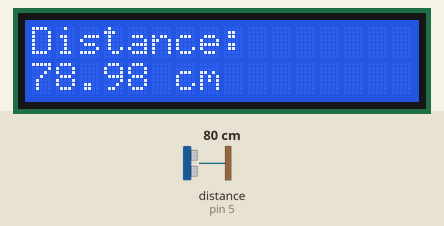
A sketch run on a simulated Arduino Uno, built with avr-gcc and run on an emulated ATmega328P. On the bench: 16×2 character LCD. Wiring (inferred from the names in the program): ultrasonic range finder: trigger pin 6; echo pin 5. The test bench sets the inputs (shaded band); at power-on: distance to the obstacle (sensor on pin 5) 80 cm. The echo pulse lasts 58.3 µs per cm; no radio packets arrive unless stated; what the sketch prints to the serial monitor is not drawn.

Above: at 1.2 s.
1.3 s: distance to the obstacle (sensor on pin 5) set to 120 cm
At 3.1 s:
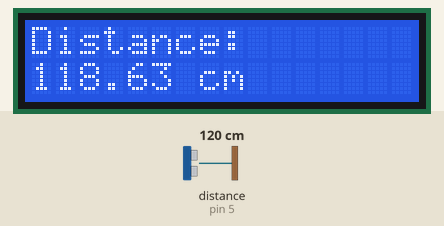
4.8 s: distance to the obstacle (sensor on pin 5) set to 2 cm
At 6.2 s:
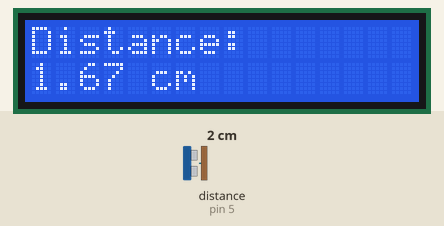
6.9 s: distance to the obstacle (sensor on pin 5) set to 4 cm
At 7.9 s:
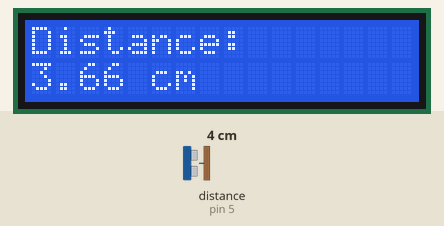
Timing chart, 0 to 9.9 s (numbered marks = the images above; inputs shaded):
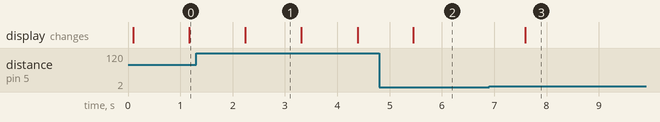

The sketch:

lora_ldr_receiver.ino
```cpp
#include <SPI.h>
#include <LoRa.h>
#include <LiquidCrystal.h>

// LoRa module pin definitions
#define ss 10
#define rst 9
#define dio0 2

// LCD pin connections
const int rs = 7, en = 8, d4 = 9, d5 = 10, d6 = 11, d7 = 12;

// Ultrasonic sensor pins
#define trigPin 6
#define echoPin 5

// Initialize the LCD (16 columns and 2 rows)
LiquidCrystal lcd(rs, en, d4, d5, d6, d7);

void setup() {
  // Initialize Serial Monitor
  Serial.begin(115200);
  while (!Serial);
  Serial.println("LoRa Sender");

  // Initialize LoRa module
  LoRa.setPins(ss, rst, dio0);

  // Initialize LoRa frequency (adjust according to your location)
  while (!LoRa.begin(866E6)) { // 866 MHz for Europe
    Serial.print(".");
    delay(500);
  }

  // Set sync word to avoid interference with other LoRa networks
  LoRa.setSyncWord(0xF3);
  Serial.println("LoRa Initializing OK!");

  // Initialize the LCD
  lcd.begin(16, 2);
  lcd.setCursor(0, 0);
  lcd.print("Measuring...");

  // Set pin modes for the ultrasonic sensor
  pinMode(trigPin, OUTPUT);
  pinMode(echoPin, INPUT);
}

void loop() {
  // Measure distance using the ultrasonic sensor
  long duration;
  float distance;

  // Send a trigger pulse
  digitalWrite(trigPin, LOW);
  delayMicroseconds(2);
  digitalWrite(trigPin, HIGH);
  delayMicroseconds(10);
  digitalWrite(trigPin, LOW);

  // Read the echo time
  duration = pulseIn(echoPin, HIGH);

  // Calculate distance in centimeters
  distance = duration * 0.034 / 2;

  // Print distance to Serial Monitor
  Serial.print("Distance: ");
  Serial.print(distance, 2);
  Serial.println(" cm");

  // Display distance on the LCD
  lcd.clear();
  lcd.setCursor(0, 0);
  lcd.print("Distance:");
  lcd.setCursor(0, 1);
  lcd.print(distance, 2);
  lcd.print(" cm");

  // Send the distance via LoRa
  LoRa.beginPacket();
  LoRa.print("Distance: ");
  LoRa.print(distance, 2); // Send distance with two decimal places
  LoRa.println(" cm");
  LoRa.endPacket();

  // Add a small delay between measurements
  delay(1000);
}
```

STM32_square_PROGRAMING.c
```cpp
//#include <stdio.h>
//#define square(x) ((x)*(x))
//
//int main()
//{
//    int x=5;
//    printf("x: %d square of x: %d",x,square(x));
//    return 0;
//}
```

STM32._print_nm.c
```cpp
#include<stdio.h>

 #define santanu printf("SANTANU");

 int main()
 {
     santanu;
 }
```

TASK.c
```cpp
// Task 1.Create Car structure globally consisting of Model, colour and price and print on the screen.


// #include <stdio.h>
// struct Car {
//     char model[30];
//     char color[15];
//     int seats;
//     double price;
// };
// struct Car car = {"Honda Civic", "Blue", 4, 22000.00};

// void printCarDetails() {
//     printf("Car Details:\n");
//     printf("Model: %s\n", car.model);
//     printf("Color: %s\n", car.color);
//     printf("Seats: %d\n",car.seats);
//     printf("Price: $%.2lf\n", car.price);
// }

// int main() {
//     printCarDetails();
//     return 0;
// }

// // Task 2 Write a program to create structure globally enter the name,age and salary of employees and manager.
// If the manager age is above 30 then the salary will be 65000 otherwise 55000.


// #include <stdio.h>


// struct Employee {
//     char name[50];
//     int age;
//     float salary;
// };


// struct Employee manager, employee;

// int main() {

//     printf("Enter Employee's Name: ");
//     scanf("%s", employee.name);
//     printf("Enter Employee's Age: ");
//     scanf("%d", &employee.age);
//     printf("Enter Employee's Salary: ");
//     scanf("%f", &employee.salary);


//     printf("\nEnter Manager's Name: ");
//     scanf("%s", manager.name);
//     printf("Enter Manager's Age: ");
//     scanf("%d", &manager.age);


//     if (manager.age > 30) {
//         manager.salary = 65000;
//     } else {
//         manager.salary = 55000;
//     }

//     printf("\nEmployee Details:\n");
//     printf("Name: %s\n", employee.name);
//     printf("Age: %d\n", employee.age);
//     printf("Salary: %.2f\n", employee.salary);


//     printf("\nManager Details:\n");
//     printf("Name: %s\n", manager.name);
//     printf("Age: %d\n", manager.age);
//     printf("Salary: %.2f\n", manager.salary);

//     return 0;
// }


// // Task 3 Create a structure named Book to store book details like title, author, and price. Write a C program to input details for
// three books, find the most expensive and the lowest priced books, and display their information.


// #include <stdio.h>


// struct Book {
//     char title[100];
//     char author[100];
//     float price;
// };

// int main() {
//     struct Book books[3];
//     int most_expensive_index = 0, lowest_priced_index = 0;

//     for (int i = 0; i < 3; i++) {
//         printf("\nEnter details for Book %d:\n", i + 1);
//         printf("Title: ");
//         scanf(" %[^\n]", books[i].title);
//         printf("Author: ");
//         scanf(" %[^\n]", books[i].author);
//         printf("Price: ");
//         scanf("%f", &books[i].price);

//         if (books[i].price > books[most_expensive_index].price) {
//             most_expensive_index = i;
//         }
//         if (books[i].price < books[lowest_priced_index].price) {
//             lowest_priced_index = i;
//         }
//     }

//     printf("\nMost Expensive Book:\n");
//     printf("Title: %s\n", books[most_expensive_index].title);
//     printf("Author: %s\n", books[most_expensive_index].author);
//     printf("Price: %.2f\n", books[most_expensive_index].price);

//     printf("\nLowest Priced Book:\n");
//     printf("Title: %s\n", books[lowest_priced_index].title);
//     printf("Author: %s\n", books[lowest_priced_index].author);
//     printf("Price: %.2f\n", books[lowest_priced_index].price);

//     return 0;
// }

// // Task 4 Define a structure named Circle to represent a circle with a radius. Write a C program to create user defined
// function to calculate the area and perimeter of two circles and display the results in the main function.

// #include <stdio.h>
// #define PI 3.14159


// struct Circle {
//     float radius;
// };

// float calculate_area(struct Circle c) {
//     return PI * c.radius * c.radius;
// }

// float calculate_perimeter(struct Circle c) {
//     return 2 * PI * c.radius;
// }

// int main() {
//     struct Circle circle1, circle2;


//     printf("Enter the radius of Circle 1: ");
//     scanf("%f", &circle1.radius);


//     printf("Enter the radius of Circle 2: ");
//     scanf("%f", &circle2.radius);


//     float area1 = calculate_area(circle1);
//     float perimeter1 = calculate_perimeter(circle1);


//     float area2 = calculate_area(circle2);
//     float perimeter2 = calculate_perimeter(circle2);


//     printf("\nCircle 1:\n");
//     printf("Radius: %.2f\n", circle1.radius);
//     printf("Area: %.2f\n", area1);
//     printf("Perimeter: %.2f\n", perimeter1);


//     printf("\nCircle 2:\n");
//     printf("Radius: %.2f\n", circle2.radius);
//     printf("Area: %.2f\n", area2);
//     printf("Perimeter: %.2f\n", perimeter2);

//     return 0;
// }
```

c_programing.cpp
```cpp
#include <stdio.h>

int main() {
    int i;
    for (i = 0; i < 5; i++) {
        if (i % 2 == 0) {
            printf("%d is even\n", i);
        } else {
            printf("%d is odd\n", i);
        }
    }
    return 0;
}
```

col-mod-price-car.c
```cpp
#include <stdio.h>

struct Car {
    char model[50];
    char colour[30];
    float price;
};

void printCar(struct Car car) {
    printf("Car Model: %s\n", car.model);
    printf("Car Colour: %s\n", car.colour);
    printf("Car Price: %.2f\n", car.price);
}

int main() {
    // Create a global Car instance
    struct Car myCar = {"BMW", "Red", 0001};

    // Print car details
    printCar(myCar);

    return 0;
}
```

Measured:
- after the input at 1.3 s, the display: changes after 0.94 s (image 1)
- after the input at 4.8 s, the display: changes after 0.66 s (image 2)
- after the input at 6.9 s, the display: changes after 0.69 s (image 3)
- what the display in image 1 shows lasts 1.1 s, from 2.2 s to 3.3 s
